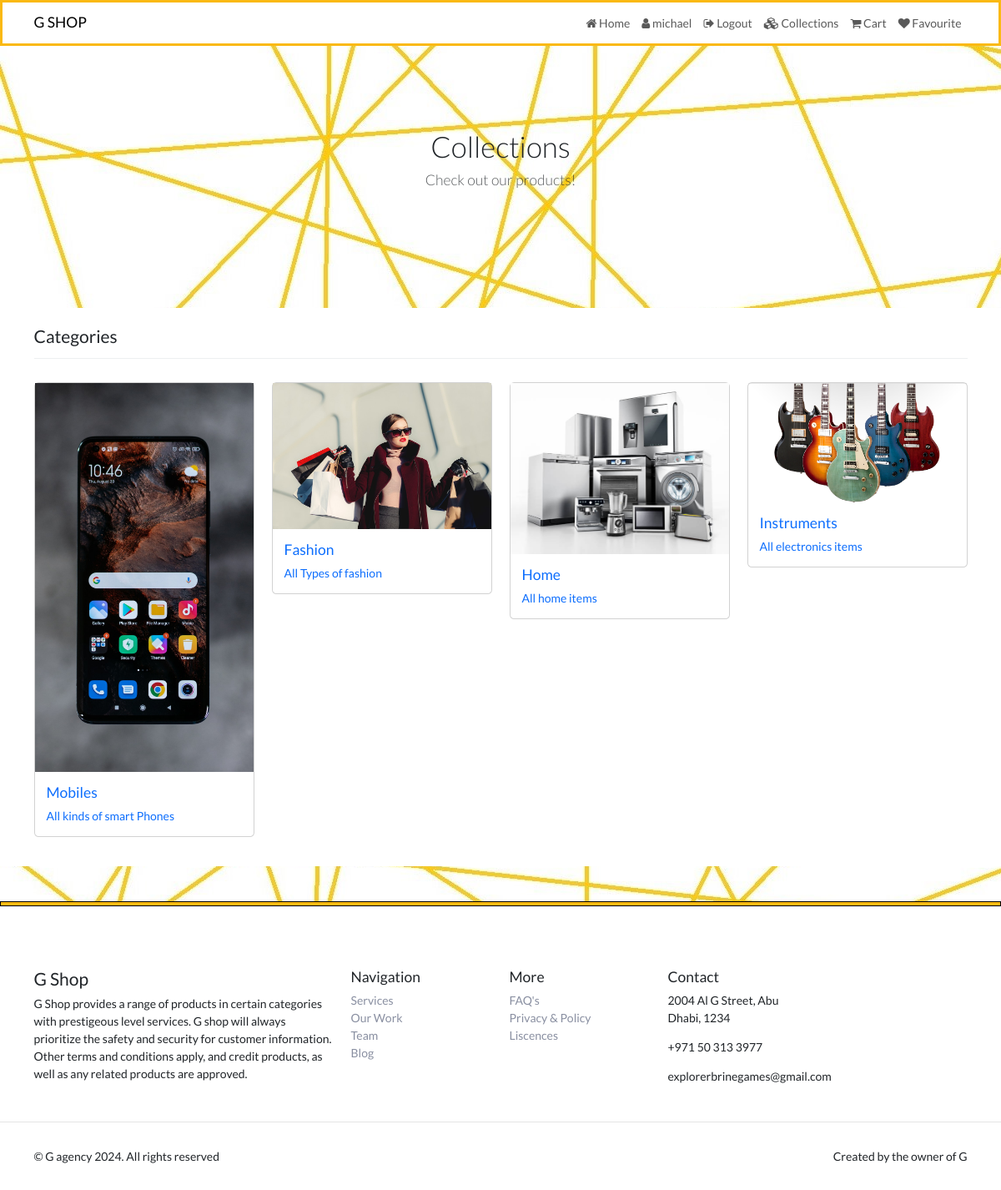
Screenshot of /collections (signed in) with the database file from the repository.
### shop_app/models.py (models this page shows, shortened)
class Category(models.Model):
  name=models.CharField(max_length=150,null=False,blank=False)
  image=models.ImageField(upload_to=getFileName,null=True,blank=True)
  description=models.TextField(max_length=500,null=False,blank=False)
  status=models.BooleanField(default=False,help_text="0-show,1-Hidden")
  created_at=models.DateTimeField(auto_now_add=True)

### shop_app/views.py (the view)
# urls.py: path('collections', views.collections, name='collections'),
def collections(request):
    category=Category.objects.filter(status=0)
    context={'category':category}
    return render(request, 'collections.html',context)

### templates/collections.html (shortened to what this page needs)
{% extends 'base.html' %}
{% block content %}
<section class="py-5 text-center container"  style="margin-top:70px;">
    <div class="row py-lg-5">
      <div class="col-lg-6 col-md-8 mx-auto">
        {% if request.user.is_authenticated %}
        <h1 class="fw-light">Collections</h1>
        <p class="lead text-muted">Check out our products!</p>
          {% else %}
          <h1 class="fw-light">Register or log in to begin your purchase.</h1>
          <a href="{% url 'login' %}" class="btn my-2 text-white" style="background-color: #FAB912; border; 1px solid #FAB912;">Already User</a>
          <a href="{% url 'register' %}" class="btn btn-secondary my-2">Register</a>
          {% endif %}
      </div>
    </div>
  </section>
  <section class="bg-white py-4 my-5" style="min-height:600px;">
    <div class="container">
      <div class="row">
        <div class="col-12">
          <h4 class="mb-3">Categories</h4>
          <hr style="border-color:#b8bfc2;">
        </div>
        {% for item in category %}
        <div class="col-md-4 col-lg-3">
            <div class="card my-3">
              <img src="{{item.image.url}}"  class="card-image-top" alt="Categories">
              <a href="{% url 'collections' item.name %}">
              <div class="card-body">
                <h5 class="card-title text-primary">{{ item.name }}</h5>
                <p class="card-text">{{ item.description }}</p>
              </div>
            </a>
            </div>
          </div>
        {% endfor %}
</section>
{% endblock content %}

### templates/navbar.html (shortened to what this page needs)
<nav class="navbar navbar-expand-lg navbar-light bg-white fixed-top" style="border: 3px solid#FAB912; ">
    <div class="container">
      <a class="navbar-brand" href="{% url 'index' %}">G SHOP</a>
      <div class="collapse navbar-collapse" id="navbarNavAltMarkup">
        <div class="navbar-nav ms-auto">
          <a class="nav-link" aria-current="page" href="{% url 'index' %}"><i class="fa fa-home"></i> Home</a>
        {% if request.user.is_authenticated %}
          <a class="nav-link" aria-current="page" href="#"><i class="fa fa-user"></i> {{request.user}}</a>
          <a class="nav-link" aria-current="page" href="{% url 'logout' %}"><i class="fa fa-sign-out"></i> Logout</a>
        {% else %}
          <a class="nav-link" href="{% url 'login' %}"><i class="fa fa-sign-in"></i> Login</a>
          <a class="nav-link" href="{% url 'register' %}"><i class="fa fa-users"></i> Register</a>
        {% endif %}
          <a class="nav-link" href="{% url 'collections' %}"><i class="fa fa-cubes"></i> Collections</a>
          <a class="nav-link" href="{% url 'cart' %}"><i class="fa fa-shopping-cart"></i> Cart</a>
          <a class="nav-link" href="{% url 'favviewpage' %}"><i class="fa fa-heart"></i> Favourite</a>
        </div>
      </div>
    </div>
  </nav>

### static/css/style.css (style rules this page uses)
html { font-size: 14px; }
body { font-family: 'Lato', sans-serif; background: url(baklies.jpg); }
a { text-decoration: none; }

### rows the page displays
Category: image (picture), name "Mobiles", description "All kinds of smart Phones"
Category: image (picture), name "Fashion", description "All Types of fashion"
Category: image (picture), name "Home", description "All home items"
Category: image (picture), name "Instruments", description "All electronics items"

### other values shown
{{ request.user }} "michael"
